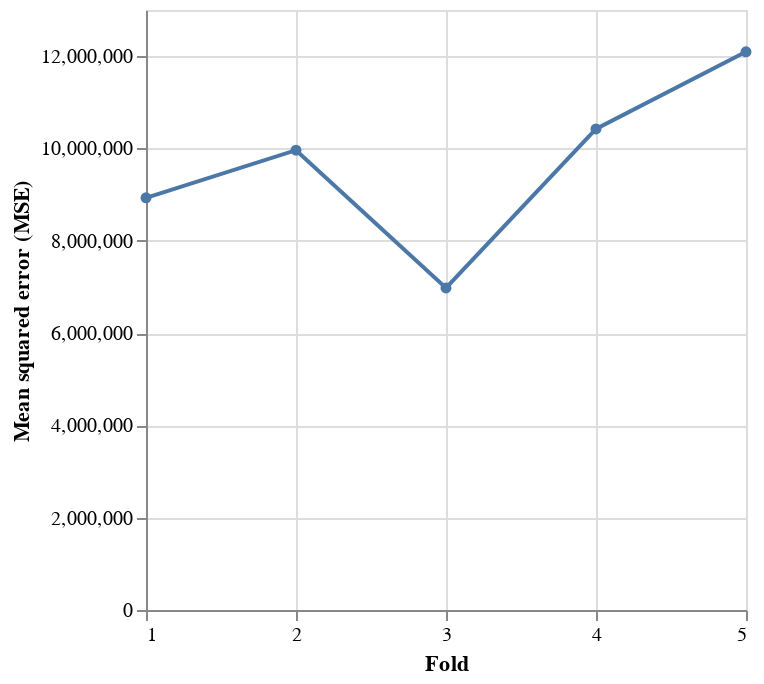

Source (notebook cell):
### Code cell
alt.Chart(df_scores.reset_index()).mark_line(
     point=alt.OverlayMarkDef()
).encode(
    x=alt.X("index", bin=False, title="Fold", axis=alt.Axis(tickCount=5)),
    y=alt.Y("lr", aggregate="mean", title="Mean squared error (MSE)")
)

### Figure 1 — Vega-Lite specification as saved in the notebook (floating-point values rounded to 4 significant figures)
{"config": {"view": {"continuousWidth": 300, "continuousHeight": 300}}, "data": {"name": "data-2967bb869d60ba2f15a86131730ece99"}, "mark": {"type": "line", "point": {}}, "encoding": {"x": {"axis": {"tickCount": 5}, "bin": false, "field": "index", "title": "Fold", "type": "quantitative"}, "y": {"aggregate": "mean", "field": "lr", "title": "Mean squared error (MSE)", "type": "quantitative"}}, "$schema": "https://vega.github.io/schema/vega-lite/v5.15.1.json", "datasets": {"data-2967bb869d60ba2f15a86131730ece99": [{"index": 1, "lr": 8931000.0}, {"index": 2, "lr": 9963000.0}, {"index": 3, "lr": 6979000.0}, {"index": 4, "lr": 10420000.0}, {"index": 5, "lr": 12090000.0}]}}
